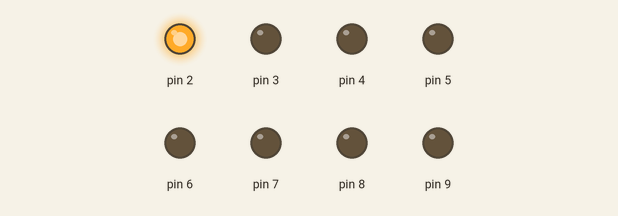
Recording of a sketch running on a simulated Arduino Uno, built with avr-gcc and run on an emulated ATmega328P. Shown: output pins drawn as LEDs (lit = HIGH).

Above: at 0.05 s.
At 14.5 s:
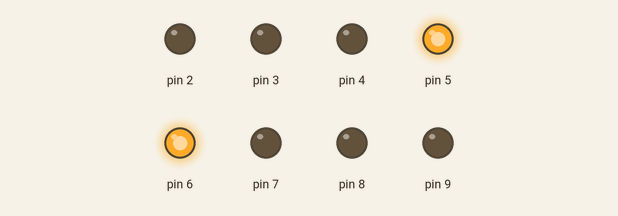
At 16.0 s:
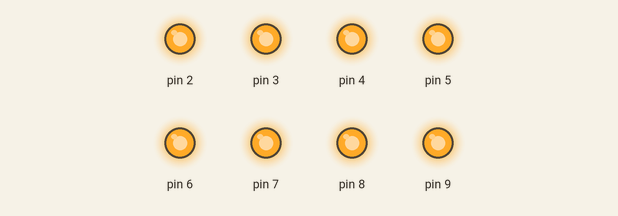
At 17.5 s:
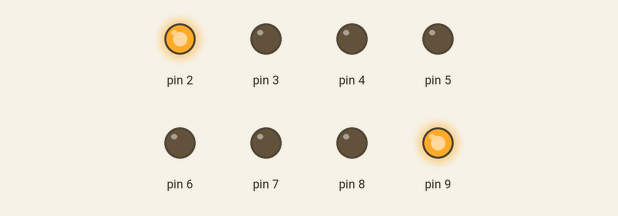
At 22.0 s:
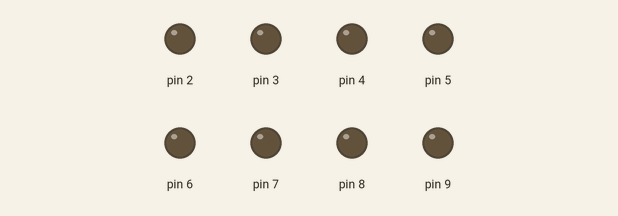
At 39.4 s:
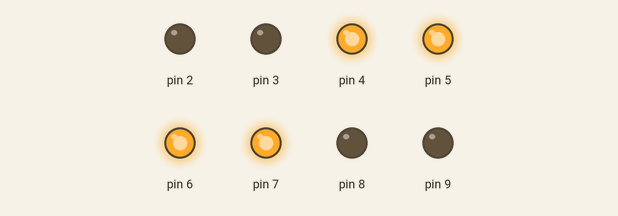
Timing chart, 0 to 40.0 s (numbered marks = the images above):
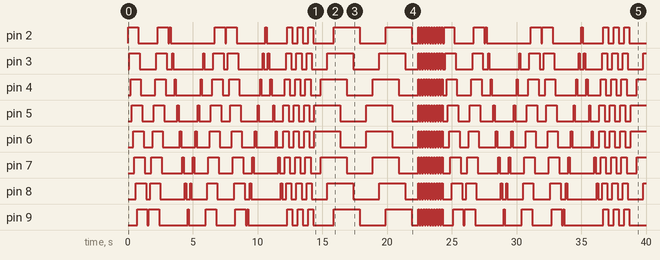

Measured:
- by itself, pin 2: LOW → HIGH at 0.00 s, → LOW 0.80 s later, → HIGH 1.5 s later, → LOW 0.80 s later, … (60 changes in this stretch)
- by itself, pin 3: LOW → HIGH at 0.10 s, → LOW 0.80 s later, → HIGH 1.3 s later, → LOW 0.80 s later, … (69 changes in this stretch)
- by itself, pin 4: LOW → HIGH at 0.20 s, → LOW 0.80 s later, → HIGH 1.1 s later, → LOW 0.80 s later, … (69 changes in this stretch)
- by itself, pin 5: LOW → HIGH at 0.30 s, → LOW 0.80 s later, → HIGH 0.90 s later, → LOW 0.80 s later, … (69 changes in this stretch)
- by itself, pin 6: LOW → HIGH at 0.40 s, → LOW 0.80 s later, → HIGH 0.70 s later, → LOW 0.80 s later, … (69 changes in this stretch)
- by itself, pin 7: LOW → HIGH at 0.50 s, → LOW 0.80 s later, → HIGH 0.50 s later, → LOW 0.80 s later, … (69 changes in this stretch)
- by itself, pin 8: LOW → HIGH at 0.60 s, → LOW 0.80 s later, → HIGH 0.30 s later, → LOW 0.80 s later, … (69 changes in this stretch)
- by itself, pin 9: LOW → HIGH at 0.70 s, → LOW 0.80 s later, → HIGH 0.10 s later, → LOW 0.80 s later, … (60 changes in this stretch)

The sketch:

MAZUNIO_-_Light_Show.ino
```cpp
// (licence header left out)
void setup()
{
  for(int i = 2; i < 10; i++)
  {
    pinMode(i, OUTPUT);
  }
}
void loop()
{
  togother();
  togotherR();
  oneAfterAnother();
  togotherR();
  togother();
  oneAfterAnotherR();
  fromCenter();
  fromCenter();
  fromCenter();
  fromCenterS();
  fromCenterS();
  all();
  all();
  all();
  all();
  all();
  all();
  all();
  all();
  all();
  all();
}
void togother()
{
  for(int i = 2; i < 10; i++)
  {
    digitalWrite(i, HIGH);
    delay(100);;
  }
  for(int i = 2; i < 10; i++)
  {
    digitalWrite(i, LOW);
    delay(100);;
  }
}
void togotherR()
{
  for(int i = 9; i > 1; i--)
  {
    digitalWrite(i, HIGH);
    delay(100);;
  }
  for(int i = 9; i > 1; i--)
  {
    digitalWrite(i, LOW);
    delay(100);;
  }
}
void oneAfterAnother()
{
  for(int i = 2; i < 10; i++)
  {
    digitalWrite(i, HIGH);
    delay(100);
    digitalWrite(i, LOW);
    delay(100);
  }
  for(int i = 8; i > 2; i--)
  {
    digitalWrite(i, HIGH);
    delay(100);;
    digitalWrite(i, LOW);
    delay(100);
  }
}
void oneAfterAnotherR()
{
  for(int i = 9; i > 1; i--)
  {
    digitalWrite(i, HIGH);
    delay(100);
    digitalWrite(i, LOW);
    delay(100);
  }
  for(int i = 3; i < 9; i++)
  {
    digitalWrite(i, HIGH);
    delay(100);;
    digitalWrite(i, LOW);
    delay(100);
  }
}
void fromCenter()
{
  digitalWrite(5, HIGH);
  digitalWrite(6, HIGH);
  delay(100);
  digitalWrite(4, HIGH);
  digitalWrite(7, HIGH);
  delay(100);
  digitalWrite(3, HIGH);
  digitalWrite(8, HIGH);
  delay(100);
  digitalWrite(2, HIGH);
  digitalWrite(9, HIGH);
  delay(100);

  digitalWrite(5, LOW);
  digitalWrite(6, LOW);
  delay(100);
  digitalWrite(4, LOW);
  digitalWrite(7, LOW);
  delay(100);
  digitalWrite(3, LOW);
  digitalWrite(8, LOW);
  delay(100);
  digitalWrite(2, LOW);
  digitalWrite(9, LOW);
  delay(100);
}

void fromCenterS()
{
  digitalWrite(5, HIGH);
  digitalWrite(6, HIGH);
  delay(500);
  digitalWrite(4, HIGH);
  digitalWrite(7, HIGH);
  delay(500);
  digitalWrite(3, HIGH);
  digitalWrite(8, HIGH);
  delay(500);
  digitalWrite(2, HIGH);
  digitalWrite(9, HIGH);
  delay(500);

  digitalWrite(5, LOW);
  digitalWrite(6, LOW);
  delay(500);
  digitalWrite(4, LOW);
  digitalWrite(7, LOW);
  delay(500);
  digitalWrite(3, LOW);
  digitalWrite(8, LOW);
  delay(500);
  digitalWrite(2, LOW);
  digitalWrite(9, LOW);
  delay(500);
}

void all()
{
  for(int i = 2; i < 10; i++)
  {
    digitalWrite(i, HIGH);
  }
  delay(100);
  for(int i = 2; i < 10; i++)
  {
    digitalWrite(i, LOW);
  }
  delay(100);
}
```
